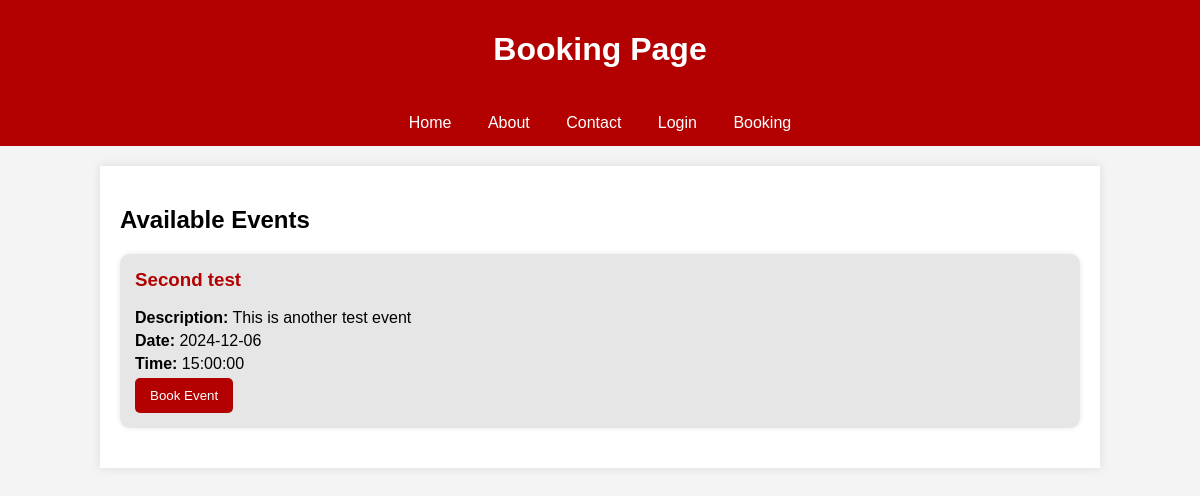
The page /booking (signed in) on the database as committed earlier.
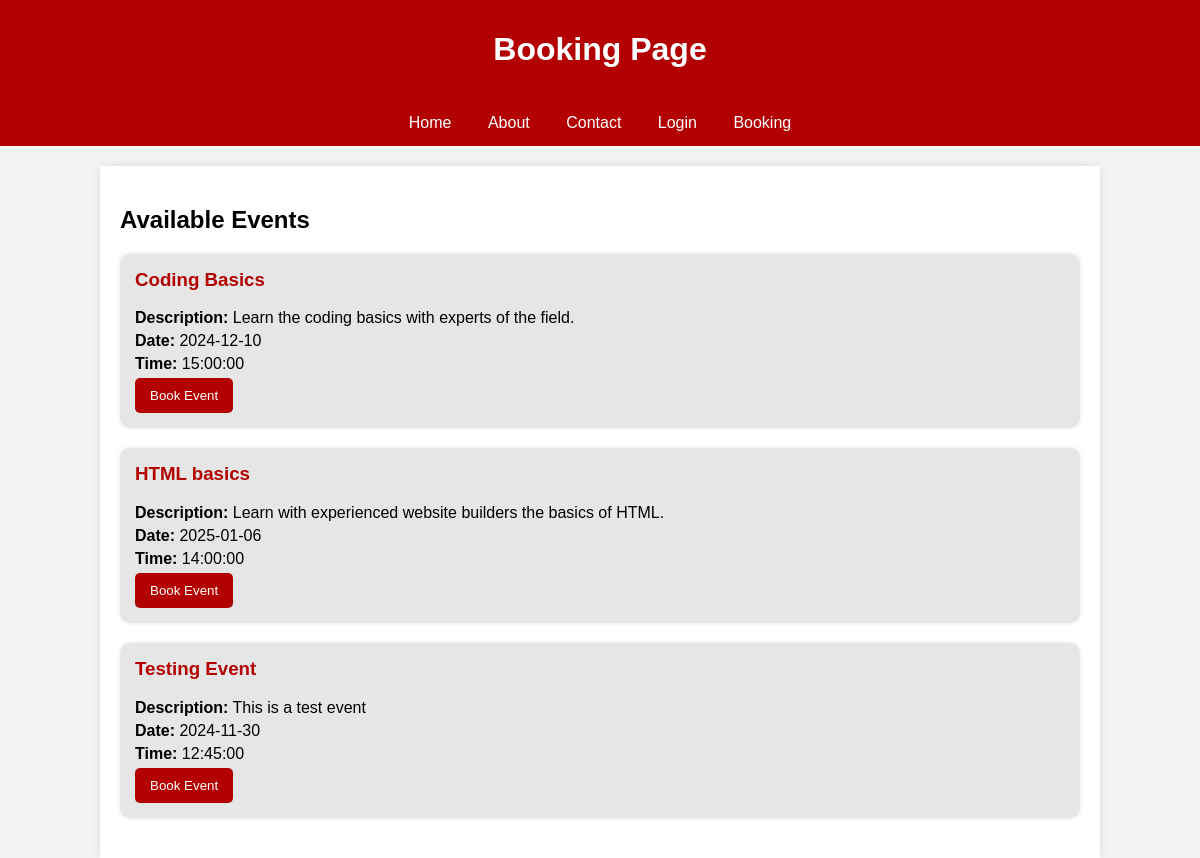
The same page on the database as committed later.
### app.py (models this page shows, shortened)
class Event(db.Model):
    id = db.Column(db.Integer, primary_key=True)
    name = db.Column(db.String(100), nullable=False)
    description = db.Column(db.Text, nullable=False)
    date = db.Column(db.Date, nullable=False)
    time = db.Column(db.Time, nullable=False)

### app.py (the view, shortened to what this page needs)
@app.route('/booking', methods=['GET', 'POST'])
@login_required
def booking():
    events = Event.query.all()
    return render_template('booking.html', events=events)

### app.py (called while the page is built)
@login_manager.user_loader
def load_user(user_id):
    return Login.query.get(int(user_id))

### templates/booking.html (shortened to what this page needs)
<!DOCTYPE html>
<html lang="en">
<head>
    <link rel="stylesheet" type="text/css" href="{{ url_for('static', filename='booking.css') }}">
</head>
<body>
    <header>
        <h1>Booking Page</h1>
    </header>
    <div class="navbar">
        <a href="{{ url_for('home') }}">Home</a>
        <a href="{{ url_for('about') }}">About</a>
        <a href="{{ url_for('contact') }}">Contact</a>
        <a href="{{ url_for('login') }}">Login</a>
        <a href="{{ url_for('booking') }}">Booking</a>
    </div>
    <div class="container">
        <h2>Available Events</h2>
        {% for event in events %}
        <div class="event">
            <h3>{{ event.name }}</h3>
            <p><strong>Description:</strong> {{ event.description }}</p>
            <p><strong>Date:</strong> {{ event.date }}</p>
            <p><strong>Time:</strong> {{ event.time }}</p>
            <form method="post">
                <button type="submit">Book Event</button>
            </form>
        </div>
        {% endfor %}
    </div>
</body>
</html>

Rows that differ between the two databases and show on the page:
removed Event: name "Second test", description "This is another test event", date "2024-12-06", time "15:00:00"
added Event: name "Coding Basics", description "Learn the coding basics with experts of the field.", date "2024-12-10", time "15:00:00"
added Event: name "HTML basics", description "Learn with experienced website builders the basics of HTML.", date "2025-01-06", time "14:00:00"
added Event: name "Testing Event", description "This is a test event", date "2024-11-30", time "12:45:00"
